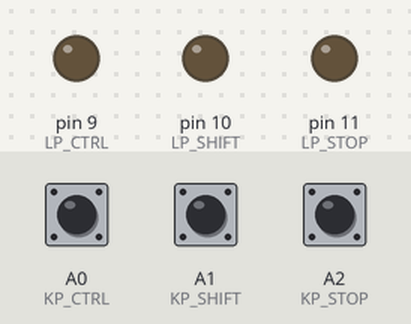
Bench run of a sketch on a simulated Arduino Leonardo, built with avr-gcc and run on an emulated ATmega32U4. On the bench: output pins drawn as LEDs (lit = HIGH). The test bench sets the inputs (shaded band); at power-on: A2 (KP_STOP) HIGH, A0 (KP_CTRL) HIGH, A1 (KP_SHIFT) HIGH. What the sketch prints to the serial monitor is not drawn.

Above: at 2.2 s.
2.3 s: A2 (KP_STOP) pulled LOW for 0.15 s
At 2.45 s:
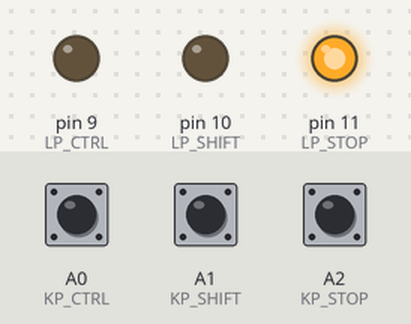
4.1 s: A0 (KP_CTRL) pulled LOW for 0.15 s
7.2 s: A2 (KP_STOP) pulled LOW for 3.2 s
At 11.5 s:
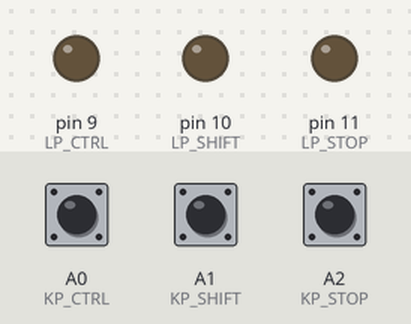
13.4 s: A1 (KP_SHIFT) pulled LOW for 0.15 s
16.5 s: A0 (KP_CTRL) driven LOW and A2 (KP_STOP) driven LOW
At 17.81 s:
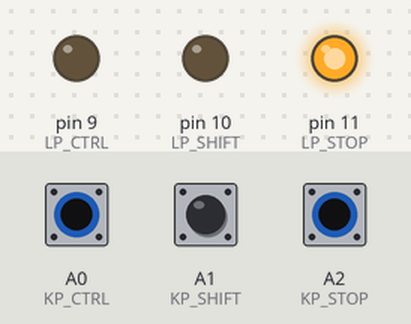
19.5 s: A1 (KP_SHIFT) pulled LOW for 1 s
At 22.92 s:
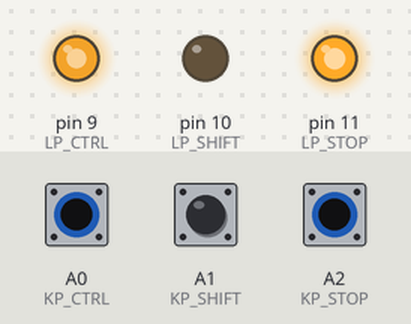
Timing chart, 0 to 22.8 s (numbered marks = the images above; inputs shaded):
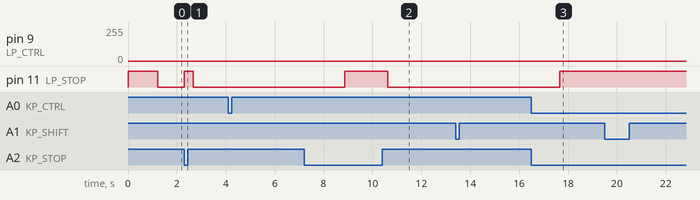

The sketch:

KeyBoardParts.ino
```cpp
#include <Keyboard.h>

#define KEYZ_CHAR   'z'  // z 입력값 지정

#define BAUDRATE    250000  //  시리얼 통신 속도

#define KP_CTRL        A0      // CTRL 키 핀번호.
#define KP_SHIFT        A1      // SHIFT 키 핀번호.
#define KP_STOP       A2      // STOP 키 핀번호.

#define LP_CTRL        9       // CTRL led 핀번호.
#define LP_SHIFT       10      // SHIFT led 핀번호.
#define LP_STOP       11      // STOP led 핀번호.

#define PROC_SPD    100       // 루프 반복 속도 (us)
#define LD          255     // led (0-255) 밝기
#define LD_TM       1     // led(0-255) 밝기를 줄여주기 위한 변수

unsigned short V_CTRL = 0, V_SHIFT = 0, V_STOP = 0;           // 디지털 값을 저장하기 위한 변수
unsigned short _ON_STOP = 0;
unsigned short TM_CTRL = LD, TM_SHIFT = LD, TM_STOP = LD;   // LED값
unsigned short ON_OFF = 0;


/*
 * Init
*/
void setup() {
  Serial.begin(BAUDRATE); //
  // 출력 핀으로 설정
  pinMode(KP_CTRL,INPUT_PULLUP);     // 핀모드를 정의한다.
  pinMode(KP_SHIFT,INPUT_PULLUP);    // 아두이노 내부에 있는 풀업 저항을 이용하는 함수
  pinMode(KP_STOP,INPUT_PULLUP);
  pinMode(LP_CTRL,OUTPUT);            //디지털 9번 핀을 출력모드로 설정
  pinMode(LP_SHIFT,OUTPUT);
  pinMode(LP_STOP,OUTPUT);
  digitalWrite(LP_STOP,LD);           //연결되었다는 표시를 나타내기 위한 밝기 설정
  delay(1000);
}


/*
 * Debug
*/
void debug() {    //디버그를 할 때 사용하는 함수, 각 디지털,아날로그 신호를 확인할 수 있다.
  Serial.print("KEY: ");
  Serial.print(digitalRead(KP_CTRL));
  Serial.print(" ");
  Serial.print(digitalRead(KP_SHIFT));
  Serial.print(" ");
  Serial.print(digitalRead(KP_STOP));
  Serial.print("   ");
  Serial.print("LED: ");
  Serial.print(digitalRead(LP_STOP));
  Serial.print("\n");
}

/*
 * Read pin connection value
*/
void READPIN() {  //loop를 통해 디지털값을 계속 읽어들이는 함수
  V_STOP = digitalRead(KP_STOP);
  V_CTRL = digitalRead(KP_CTRL);
  V_SHIFT = digitalRead(KP_SHIFT);
}

void Light_Shift() {  //SHIFT 키를 눌렀을 때  LED를 서서히 꺼지도록 하는 함수
       analogWrite(LP_SHIFT,LD);
      TM_SHIFT = LD;

      while(TM_SHIFT > 0){
        delay(1);
        TM_SHIFT = TM_SHIFT - LD_TM;
      analogWrite(LP_SHIFT, TM_SHIFT);
        }
}

void Light_CTRL() { //CTRL 키를 눌렀을 때 LED를 서서히 꺼지도록 하는 함수
       analogWrite(LP_CTRL,LD);
      TM_CTRL = LD;

      while(TM_CTRL > 0){
        delay(1);
        TM_CTRL = TM_CTRL - LD_TM;
      analogWrite(LP_CTRL, TM_CTRL);
        }
}


/*
 * Loop
*/
void loop() { //본격적인 메인함수.
  delayMicroseconds(PROC_SPD);
  READPIN();
  debug(); //디버그 함수

  if(V_STOP == 0) {        //STOP 값을 검사하는 조건 검사문
    if(_ON_STOP == 0) {    //디폴트 값을 검사한다
      _ON_STOP = 1;
      analogWrite(LP_STOP,LD); //아날로그 신호를 출력하기 위한 함수, (신호를 출력할 핀, 출력할 신호)
      TM_STOP = LD;            //TM_STOP 변수에 LD 값을 저장한다.(LED가 밝기 값만큼 켜짐)
      Keyboard.release(KEY_LEFT_CTRL);  //반복 입력되는 키의 입력을 멈추는 함수.
      Keyboard.release(KEY_RIGHT_ARROW);
      Keyboard.release(KEY_LEFT_SHIFT);
      Keyboard.release(KEY_LEFT_ARROW);
      Keyboard.release(KEY_INSERT);
      Keyboard.release(KEYZ_CHAR);
    }

  }else if(V_STOP == 1) {          //눌렀던 키를 땟을 때, 스위치 값은 다시 HIGH 값으로 돌아가고,
    if(_ON_STOP == 1) {            //1 이였던 변수값도 다시 0으로 저장한다.
      _ON_STOP = 0;
    }

    if(TM_STOP > 0) {                // 한번에 LED가 꺼지지 않고, 서서히 꺼지도록 검사하는 조건문
      TM_STOP = TM_STOP - LD_TM;     //255 였던 값이 1씩 빠르게 줄어든다.
      analogWrite(LP_STOP, TM_STOP); //led의 밝기를 조절할 수 있기 때문에 아날로그 신호를 쓴다.
    }
  }


  if(V_CTRL== 0) {    //메크로 설정은 기본적인 좌우로 움직이면서 공격하기 이다.

        ON_OFF = 1;  // 키를 눌렀을 때, LED 출력을 위해 변수를 바꾼다.

        while(ON_OFF == 1){
         Light_CTRL();   // LED 함수 호출
         Keyboard.press(KEY_LEFT_CTRL);    // press 함수는 키를 계속 입력하는 기능을 가지고 있다.
         Keyboard.press(KEY_LEFT_ARROW);
         READPIN();
         if(V_STOP == 0){ON_OFF=0; break;}
         delay(2000);  //2초동안 지속

         Keyboard.release(KEY_LEFT_CTRL); //예상치 못한 오류가 날 지 모르기 때문에 입력을 멈추는
         Keyboard.release(KEY_LEFT_ARROW); // release 함수를 사용했다.
         READPIN();                         //동작을 수행할 때마다 값을 읽어들여서 동작을 멈출것인지 확인한다.
         if(V_STOP == 0){ON_OFF=0; break;}
         delay(500);

         Keyboard.press(KEY_LEFT_CTRL);    //마찬가지 동작이다, 다른건 왼쪽으로 움직이냐, 오른쪽으로
         Keyboard.press(KEY_RIGHT_ARROW);  //움직이냐의 차이이다.
         READPIN();
         if(V_STOP == 0){ON_OFF=0; break;}
         delay(2000);

         Keyboard.release(KEY_LEFT_CTRL);
         Keyboard.release(KEY_RIGHT_ARROW);
         READPIN();
         if(V_STOP == 0){ON_OFF=0; break;}
         delay(500);

    }
  }


  if(V_SHIFT == 0) { //이 매크로는 좌우로 움직이면서, 떨어진 물건을 줍고, 스킬을 사용하며,
                     //매크로가 끝나면, 물약을 먹는 동작의 매크로이다.
        ON_OFF = 1;
        while(ON_OFF == 1){    //조건문과 반복문 자체는 똑같다.
         Light_Shift();
         Keyboard.press(KEY_LEFT_SHIFT);    //입력되는 키가 늘어났다.
         Keyboard.press(KEY_LEFT_ARROW);
         Keyboard.press(KEYZ_CHAR);
         READPIN();
         if(V_STOP == 0){ON_OFF=0; break;}
         delay(2000);

         Keyboard.release(KEY_LEFT_SHIFT);
         Keyboard.release(KEY_LEFT_ARROW);
         Keyboard.release(KEYZ_CHAR);
         READPIN();
         if(V_STOP == 0){ON_OFF=0; break;}

         Keyboard.press(KEY_LEFT_SHIFT);
         Keyboard.press(KEY_RIGHT_ARROW);
         Keyboard.press(KEYZ_CHAR);
         READPIN();
         if(V_STOP == 0){ON_OFF=0; break;}
         delay(2000);

         Keyboard.release(KEY_LEFT_SHIFT);
         Keyboard.release(KEY_RIGHT_ARROW);
         Keyboard.release(KEYZ_CHAR);
         READPIN();
         if(V_STOP == 0){ON_OFF=0; break;}

         Keyboard.press(KEY_INSERT);   //물약먹는 키를 입력하는 함수.
         READPIN();
         if(V_STOP == 0){ON_OFF=0; break;}
         delay(500);

         Keyboard.release(KEY_INSERT);
         READPIN();
         if(V_STOP == 0){ON_OFF=0; break;}
    }
  }
}
```

Measured:
- after the input at 2.3 s, pin 11 (LP_STOP): LOW → HIGH at once, → LOW 0.37 s later
- after the input at 7.2 s, pin 11 (LP_STOP): LOW → HIGH after 1.7 s, → LOW 1.8 s later
- after the input at 16.5 s, pin 11 (LP_STOP): LOW → HIGH after 1.2 s
